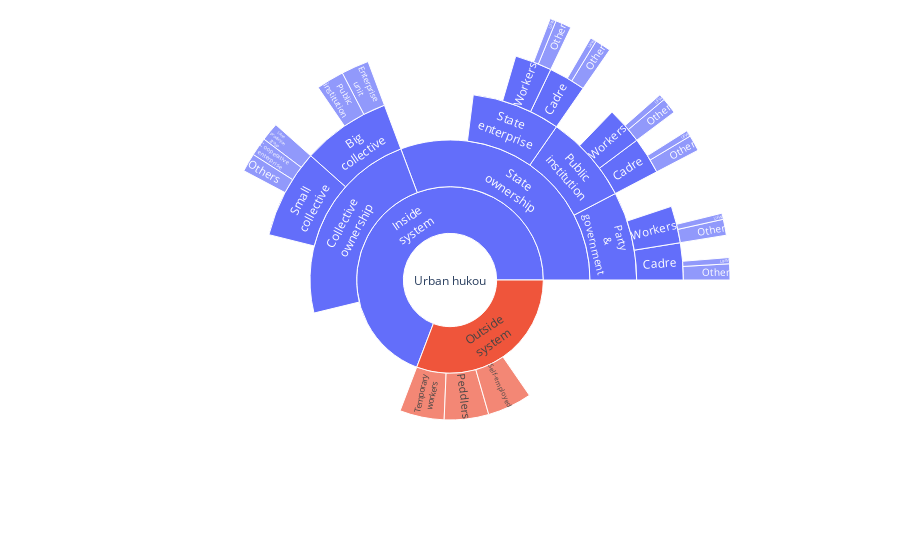

The code cell stored with this chart in its notebook:
### Code cell
import plotly.graph_objects as go

fig =go.Figure(go.Sunburst(
    ids=["Urban", "Inside", "Outside", "TemporaryWorkers", "Peddlers", "SelfEmployed", "State", "Collective", "BigCollective", "SmallCollective", "CollectiveUnit", "CooperativePublic", "LaneProduction", "Cooperative", "SmallCollectiveOthers", "PartyGov", "StatePublic", "StateEnterprise", "PartyGovCadre", "PartyGovWorker", "StatePublicCadre", "StatePublicWorker", "StateEnterpriseCadre", "StateEnterpriseWorker", "StateEnterpriseCadreUFW", "StateEnterpriseCadreMass", "PublicInstitutionCadreUFW", "PublicInstitutionCadreMass", "PartyGovCadreUFW", "PartyGovCadreMass", "StateEnterpriseWorkersUFW", "StateEnterpriseWorkersMass", "StatePublicWorkersUFW", "StatePublicWorkersMass", "PartyGovWorkersUFW", "PartyGovWorkersMass"],
    labels=["Urban hukou", "Inside<br>system", "Outside<br>system", "Temporary<br>workers", "Peddlers", "Self-employed", "State<br>ownership", "Collective<br>ownership", "Big<br>collective", "Small<br>collective", "Enterprise<br>unit", "Public<br>institution", "Lane<br>production<br>group", "Cooperative<br>enterprise", "Others", "Party<br>&<br>gov", "Public<br>institution", "State<br>enterprise", "Cadre", "Workers", "Cadre", "Workers", "Cadre", "Workers", "UFW", "Other", "UFW", "Other", "UFW", "Other", "UFW", "Other", "UFW", "Other", "UFW", "Other"],
    parents=["", "Urban", "Urban", "Outside", "Outside", "Outside", "Inside", "Inside", "Collective", "Collective", "BigCollective", "BigCollective", "SmallCollective", "SmallCollective", "SmallCollective", "State", "State", "State", "PartyGov", "PartyGov", "StatePublic", "StatePublic", "StateEnterprise", "StateEnterprise", "StateEnterpriseCadre", "StateEnterpriseCadre", "StatePublicCadre", "StatePublicCadre", "PartyGovCadre", "PartyGovCadre", "StateEnterpriseWorker", "StateEnterpriseWorker", "StatePublicWorker", "StatePublicWorker", "PartyGovWorker", "PartyGovWorker"],
    values=[0,100,100,33.33,33.33,33.33,50,50,25,25,12.5,12.5,8.3,8.3,8.3,16.6,16.6,16.6,8.3,8.3,8.3,8.3,8.3,8.3,2.3,6,2.3,6,2.3,6,2.3,6,2.3,6,2.3,6]
))
fig.update_layout(
    margin = dict(t=0, l=0, r=0, b=0)
)

fig.show()

### Figure 1 — Plotly figure (JSON) as saved in the notebook; plotly's stock layout.template omitted (floating-point values rounded to 4 significant figures)
{"data": [{"ids": ["Urban", "Inside", "Outside", "TemporaryWorkers", "Peddlers", "SelfEmployed", "State", "Collective", "BigCollective", "SmallCollective", "CollectiveUnit", "CooperativePublic", "LaneProduction", "Cooperative", "SmallCollectiveOthers", "PartyGov", "StatePublic", "StateEnterprise", "PartyGovCadre", "PartyGovWorker", "StatePublicCadre", "StatePublicWorker", "StateEnterpriseCadre", "StateEnterpriseWorker", "StateEnterpriseCadreUFW", "StateEnterpriseCadreMass", "PublicInstitutionCadreUFW", "PublicInstitutionCadreMass", "PartyGovCadreUFW", "PartyGovCadreMass", "StateEnterpriseWorkersUFW", "StateEnterpriseWorkersMass", "StatePublicWorkersUFW", "StatePublicWorkersMass", "PartyGovWorkersUFW", "PartyGovWorkersMass"], "labels": ["Urban hukou", "Inside<br>system", "Outside<br>system", "Temporary<br>workers", "Peddlers", "Self-employed", "State<br>ownership", "Collective<br>ownership", "Big<br>collective", "Small<br>collective", "Enterprise<br>unit", "Public<br>institution", "Lane<br>production<br>group", "Cooperative<br>enterprise", "Others", "Party<br>&<br>government", "Public<br>institution", "State<br>enterprise", "Cadre", "Workers", "Cadre", "Workers", "Cadre", "Workers", "UFW", "Other", "UFW", "Other", "UFW", "Other", "UFW", "Other", "UFW", "Other", "UFW", "Other"], "parents": ["", "Urban", "Urban", "Outside", "Outside", "Outside", "Inside", "Inside", "Collective", "Collective", "BigCollective", "BigCollective", "SmallCollective", "SmallCollective", "SmallCollective", "State", "State", "State", "PartyGov", "PartyGov", "StatePublic", "StatePublic", "StateEnterprise", "StateEnterprise", "StateEnterpriseCadre", "StateEnterpriseCadre", "StatePublicCadre", "StatePublicCadre", "PartyGovCadre", "PartyGovCadre", "StateEnterpriseWorker", "StateEnterpriseWorker", "StatePublicWorker", "StatePublicWorker", "PartyGovWorker", "PartyGovWorker"], "type": "sunburst", "values": [0, 100, 100, 33.33, 33.33, 33.33, 50, 50, 25, 25, 12.5, 12.5, 8.3, 8.3, 8.3, 16.6, 16.6, 16.6, 8.3, 8.3, 8.3, 8.3, 8.3, 8.3, 2.3, 6, 2.3, 6, 2.3, 6, 2.3, 6, 2.3, 6, 2.3, 6]}], "layout": {"margin": {"b": 0, "l": 0, "r": 0, "t": 0}}}
